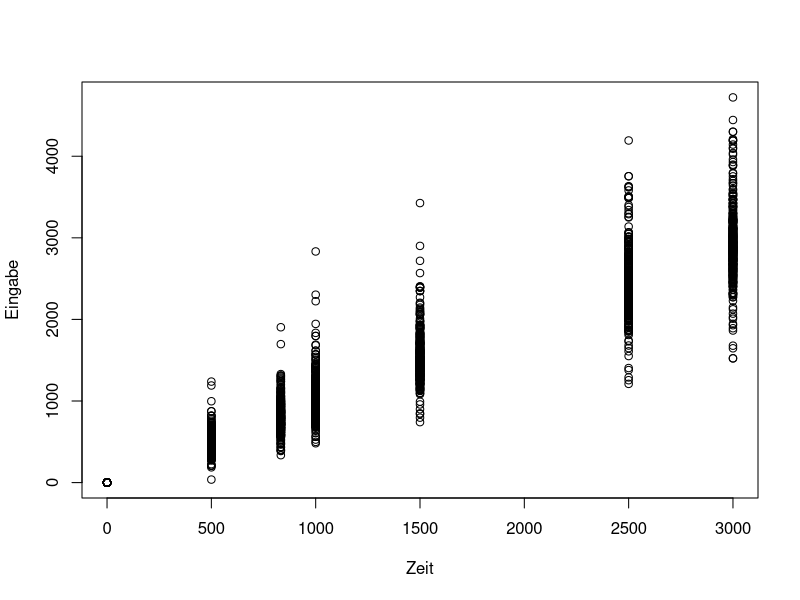
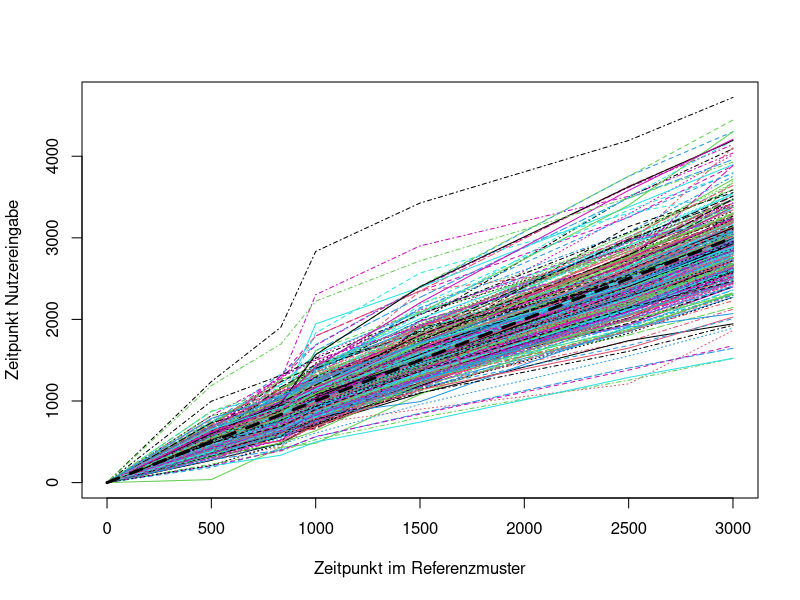
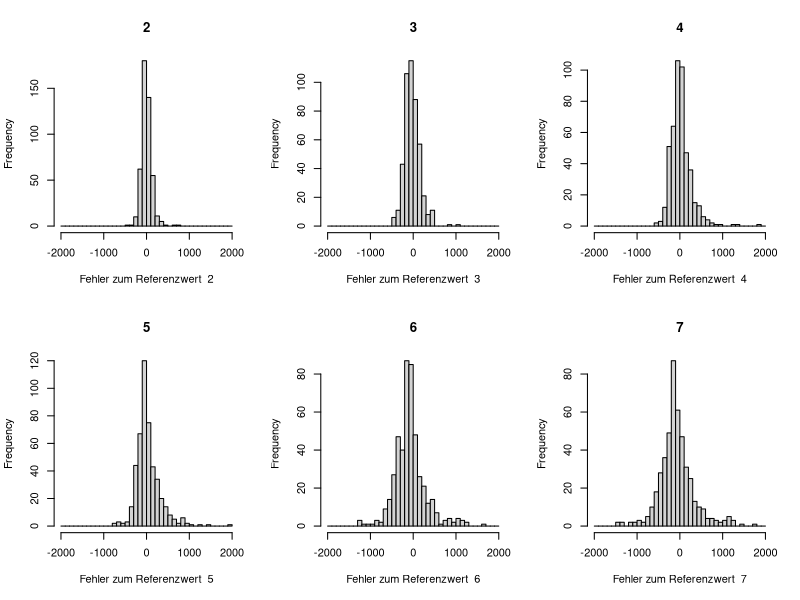
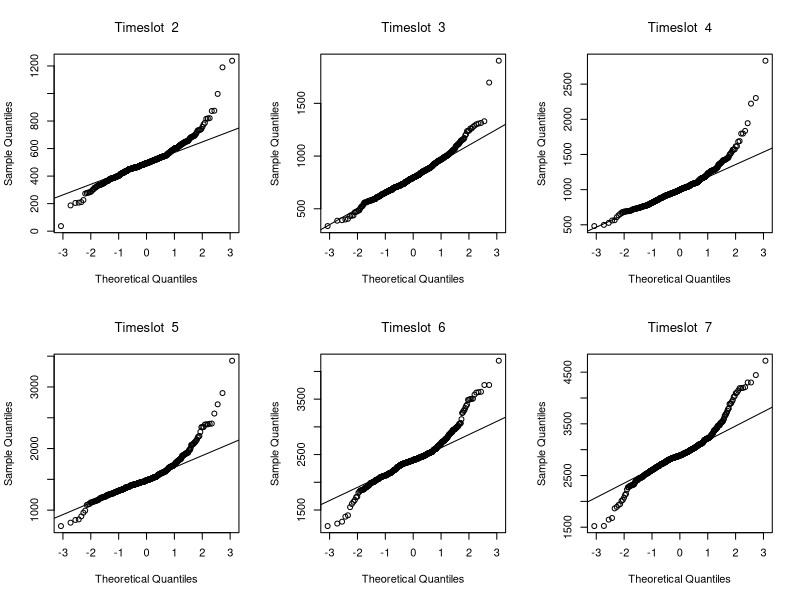
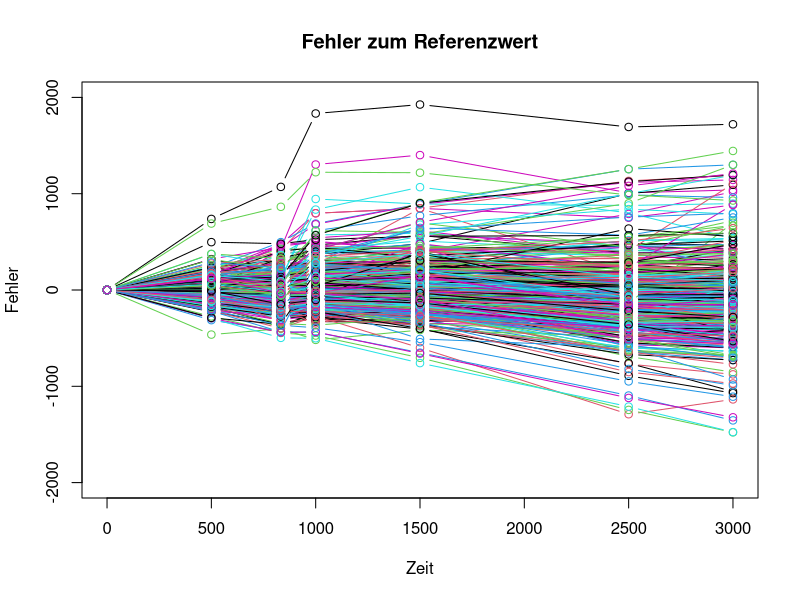
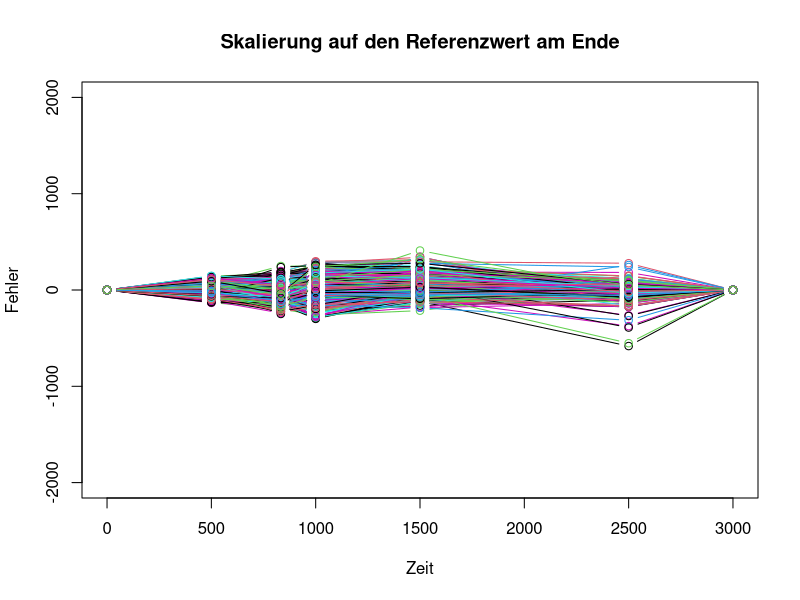
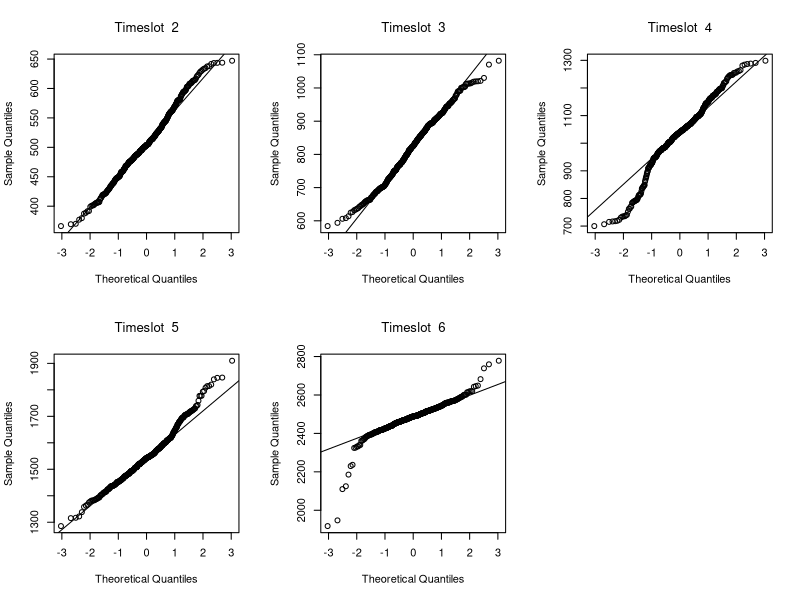
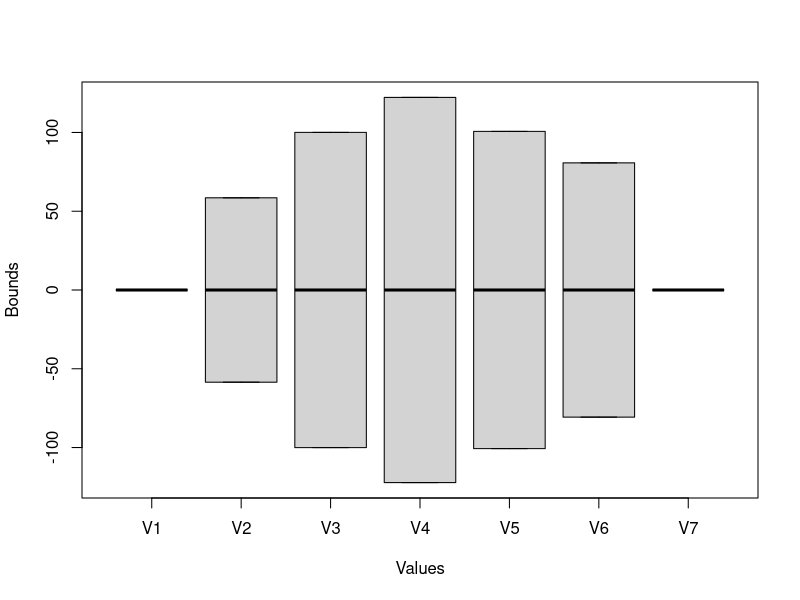

These figures' R source, in order:
getwd()

par(mfrow=c(1,1))
orginalData = read.csv("all-data.csv", header=FALSE)

reference =  c(0,500,833,1000,1500,2500,3000)

# Abweichung zu Referenz Plot 1
r = data.frame(
	id = 1:nrow(orginalData),
	reference = rep(reference,each= nrow(orginalData)),
	input = unlist(orginalData)
);
plot(input ~ reference  ,r, 
     ylab="Eingabe",
     xlab="Zeit" )

# Abweichung zu Referenz Plot 2
r$error =r$input - r$reference
d = t(orginalData)
matplot(reference,d, type="l",
	xlab="Zeitpunkt im Referenzmuster",
	ylab="Zeitpunkt Nutzereingabe"
)
lines(reference,reference, 
	lwd=3, lty="dashed"
)

# Plot und Test auf Normalverteilung
par(mfrow=c(2,3))
for (i in 2:7) {
hist(d[i,] - reference[i],breaks=seq(-2000,2000,by=100),
	main=i,
	xlab=paste("Fehler zum Referenzwert ",i),
	xlim=c(-2000,2000)
)
}

#Keine Normalverteilung
par(mfrow=c(2,3))
dataset = t(d);
for (col in 2:7) {
qqnorm(dataset[,col], main = bquote("Timeslot " ~ .(col)))
qqline(dataset[,col])
}

# Verlauf und Abweichung über die Zeit
dcorr = d
summary(t(dcorr))

par(mfrow=c(1,1))
matplot(reference, dcorr - reference,lty=1 ,type="b",pch=1,
	main="Fehler zum Referenzwert",
	ylab="Fehler",
	xlab="Zeit",
	ylim=c(-2000, 2000)
)

summary(t(dcorr-reference))

#Varianz und Standardabweichung
1/apply(abs(dcorr-reference), 1, sd)
apply(abs(dcorr-reference), 1, var)

# Skalierung auf letzten Wert
for (row in 1:ncol(dcorr)) {
  linecorr = dcorr[,row] / (dcorr[7,row]/3000)
  if(all(linecorr <= reference*1.3 & linecorr >= reference*0.7))
	  dcorr[, row] = linecorr
  else
    dcorr[, row] = NA
}
dcorr = t(na.omit(t(dcorr)))

matplot(reference, dcorr - reference, pch=1,lty=1 ,type="b",
	main="Skalierung auf den Referenzwert am Ende",
	ylab="Fehler",
	xlab="Zeit",
	ylim=c(-2000, 2000)
)

summary(t(dcorr-reference))
#Varianz und Standardabweichung nach Skalierung
1/apply(abs(dcorr-reference), 1, sd)
apply(abs(dcorr-reference), 1, var)

#Nach Skalierung sollte es eine Normalverteilung sein
par(mfrow=c(2,3))
dataset = t(dcorr);
for (col in 2:6) {
  qqnorm(dataset[,col], main = bquote("Timeslot " ~ .(col)))
  qqline(dataset[,col])
}

###### Default Grenzen für KnockLock ableiten 
par(mfrow=c(1,1))
deviation = apply(dcorr - reference,1, sd)
deviation
#plot(reference,deviation)

bounds = cbind(+deviation, -deviation)
bounds
boxplot(t(bounds) , xlab="Values", ylab="Bounds")

sprintf("Maximale Abweichung bei normalisierten Werten (95%% Quantil): %f",2 * mean(deviation[2:6]))

nonScaledDev = apply((t(orginalData) - reference) * 2, 1, sd)
model <- lm(nonScaledDev ~ reference - 1)
plot(reference, nonScaledDev)
abline(model, col="red")
sprintf("Model zum Std-Fehler/Zeit für Skalierung: |meas_last - ref_last| <= ref_last * %f",model$coefficients[1])

###### 2. Studie

Bestanden = 1114
Zeitfehler = 189
Anzahlfehler = 466
Abweichungsfehler = 188


datatable = matrix( 
  c(Bestanden,0,0,0, 0,Zeitfehler,Anzahlfehler,Abweichungsfehler), 
  ncol=2
)
barplot(datatable,
        ylab="Anzahl",
        names.arg = c("Erfolgreich", "Fehler"),
main="Anzahl Erfolgreiche Authentifizierung\n und Fehlerarten"

        )
text(x=1.9,y=100,labels = "Zeitfehler")     
text(x=1.9,y=500,labels = "Anzahlfehler")   
text(x=1.9,y=750,labels = "Abweichungsfehler")   
